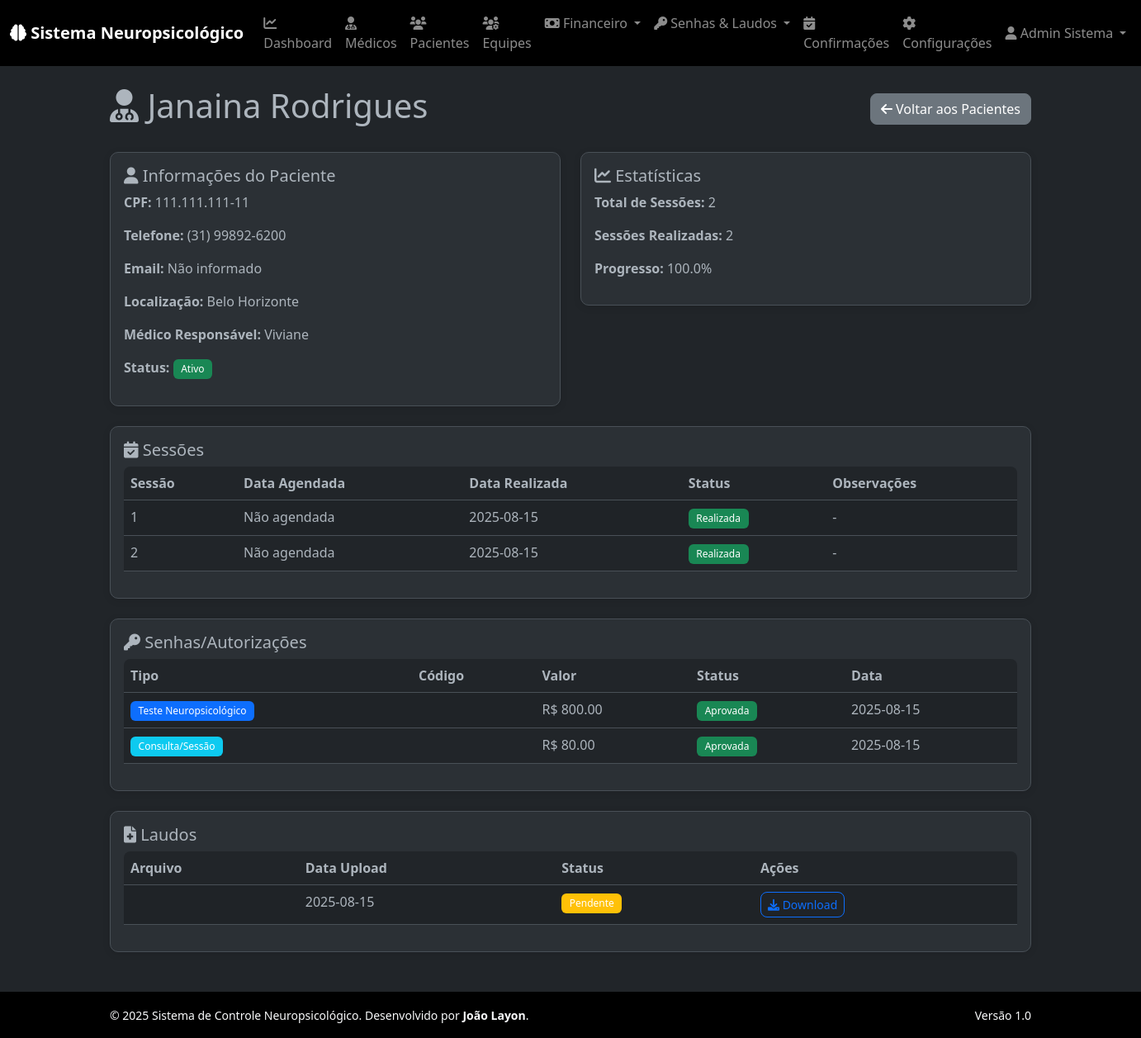
The page /admin/paciente/2/sessoes (signed in) on the database its author committed.
### tables this page shows
CREATE TABLE pacientes (
                id INTEGER PRIMARY KEY AUTOINCREMENT,
                nome TEXT NOT NULL,
                cpf TEXT UNIQUE NOT NULL,
                data_nascimento DATE,
                telefone TEXT,
                email TEXT,
                endereco TEXT,
                localizacao TEXT NOT NULL,
                medico_id INTEGER,
                status TEXT DEFAULT 'ativo',
                data_criacao DATETIME DEFAULT CURRENT_TIMESTAMP,
                FOREIGN KEY (medico_id) REFERENCES medicos (id)
            );

CREATE TABLE medicos (
                id INTEGER PRIMARY KEY AUTOINCREMENT,
                nome TEXT NOT NULL,
                email TEXT UNIQUE NOT NULL,
                senha TEXT NOT NULL,
                tipo TEXT NOT NULL DEFAULT 'medico',
                equipe_id INTEGER,
                valor_sessao REAL DEFAULT 30.00,
                ativo INTEGER DEFAULT 1,
                data_criacao DATETIME DEFAULT CURRENT_TIMESTAMP,
                FOREIGN KEY (equipe_id) REFERENCES equipes (id)
            );

CREATE TABLE sessoes (
                id INTEGER PRIMARY KEY AUTOINCREMENT,
                paciente_id INTEGER NOT NULL,
                numero_sessao INTEGER NOT NULL,
                data_sessao DATE NOT NULL,
                observacoes TEXT,
                realizada INTEGER DEFAULT 0,
                data_criacao DATETIME DEFAULT CURRENT_TIMESTAMP,
                FOREIGN KEY (paciente_id) REFERENCES pacientes (id)
            );

CREATE TABLE senhas (
                id INTEGER PRIMARY KEY AUTOINCREMENT,
                paciente_id INTEGER NOT NULL,
                codigo TEXT NOT NULL,
                senha TEXT NOT NULL,
                tipo TEXT NOT NULL DEFAULT 'teste_neuropsicologico',
                valor REAL DEFAULT 800.00,
                ativo INTEGER DEFAULT 1,
                aprovada_admin INTEGER DEFAULT 0,
                data_aprovacao DATETIME,
                aprovada_por INTEGER,
                data_criacao DATETIME DEFAULT CURRENT_TIMESTAMP,
                FOREIGN KEY (paciente_id) REFERENCES pacientes (id),
                FOREIGN KEY (aprovada_por) REFERENCES medicos (id)
            );

CREATE TABLE laudos (
                id INTEGER PRIMARY KEY AUTOINCREMENT,
                paciente_id INTEGER NOT NULL,
                arquivo TEXT NOT NULL,
                descricao TEXT,
                liberado_entrega INTEGER DEFAULT 0,
                data_upload DATETIME DEFAULT CURRENT_TIMESTAMP,
                data_liberacao DATETIME,
                FOREIGN KEY (paciente_id) REFERENCES pacientes (id)
            );

### routes/admin.py (the view)
@admin_bp.route('/paciente/<int:paciente_id>/sessoes')
@admin_required
def paciente_sessoes(paciente_id):
    try:
        with get_db_connection() as conn:
            cursor = conn.cursor()
            cursor.execute('''
                SELECT p.*, m.nome as medico_nome,
                       COUNT(s.id) as total_sessoes,
                       COUNT(CASE WHEN s.realizada = 1 THEN 1 END) as sessoes_realizadas
                FROM pacientes p
                LEFT JOIN medicos m ON p.medico_id = m.id
                LEFT JOIN sessoes s ON p.id = s.paciente_id
                WHERE p.id = ?
                GROUP BY p.id
            ''', (paciente_id,))
            paciente = cursor.fetchone()
            if not paciente:
                flash('Paciente não encontrado', 'error')
                return redirect(url_for('admin.pacientes'))
            cursor.execute('''
                SELECT s.* FROM sessoes s
                WHERE s.paciente_id = ?
                ORDER BY s.numero_sessao
            ''', (paciente_id,))
            from sql_utils import rows_to_dicts, row_to_dict
            sessoes = rows_to_dicts(cursor.fetchall())
            todas_sessoes_completas = sessoes and len(sessoes) >= 4 and all(s.get('realizada', False) for s in sessoes if s)
            cursor.execute('''
                SELECT l.* FROM laudos l
                WHERE l.paciente_id = ?
                ORDER BY l.data_upload DESC
            ''', (paciente_id,))
            laudos = rows_to_dicts(cursor.fetchall())
            cursor.execute('''
                SELECT * FROM senhas
                WHERE paciente_id = ? AND ativo = 1
                ORDER BY
                    CASE
                        WHEN tipo = 'teste_neuropsicologico' THEN 1
                        WHEN tipo = 'consulta_sessao' THEN 2
                        ELSE 3
                    END, data_criacao DESC
            ''', (paciente_id,))
            senhas_paciente = rows_to_dicts(cursor.fetchall())
            return render_template('admin/paciente_sessoes.html',
                                 paciente=row_to_dict(paciente),
                                 sessoes=sessoes,
                                 laudos=laudos,
                                 senhas_paciente=senhas_paciente,
                                 todas_sessoes_completas=todas_sessoes_completas)
    except Exception as e:
        logging.error(f"Admin paciente sessoes error: {e}")
        flash('Erro ao carregar sessões do paciente', 'error')
        return redirect(url_for('admin.pacientes'))

### app.py (called while the page is built)
@app.context_processor
def inject_user():
    user_theme = 'dark'  # default
    if 'user_id' in session:
        try:
            from database import get_db_connection
            with get_db_connection() as conn:
                cursor = conn.cursor()
                cursor.execute('SELECT tema FROM preferencias_usuario WHERE user_id = ?', (session['user_id'],))
                pref = cursor.fetchone()
                user_theme = pref['tema'] if pref else 'dark'
        except Exception as e:
            logging.warning(f"Could not load user theme preference: {e}")
            pass
    return {
        'user_id': session.get('user_id'),
        'user_type': session.get('user_type'),
        'user_name': session.get('user_name'),
        'equipe_id': session.get('equipe_id'),
        'user_theme': user_theme
    }

### auth.py (called while the page is built)
def admin_required(f):
    from functools import wraps
    @wraps(f)
    def decorated_function(*args, **kwargs):
        if 'user_id' not in session or session.get('user_type') != 'admin':
            flash('Acesso negado. Login como administrador necessário.', 'error')
            return redirect(url_for('auth.login'))
        return f(*args, **kwargs)
    return decorated_function

### database.py (called while the page is built)
@contextmanager
def get_db_connection():
    conn = None
    try:
        conn = sqlite3.connect(DATABASE_PATH)
        conn.row_factory = sqlite3.Row  # This allows dict-like access to rows
        yield conn
    except Exception as e:
        if conn:
            conn.rollback()
        logging.error(f"Database error: {e}")
        raise
    finally:
        if conn:
            conn.close()

### sql_utils.py (called while the page is built)
def row_to_dict(row):
    if row is None:
        return None
    result = {}
    for key in row.keys():
        value = row[key]
        if isinstance(value, (int, float, str, bool)) or value is None:
            result[key] = value
        else:
            result[key] = str(value)
    return result

def rows_to_dicts(rows):
    if rows is None:
        return []
    return [row_to_dict(row) for row in rows if row is not None]

### templates/admin/paciente_sessoes.html (shortened to what this page needs)
{% extends "base.html" %}
{% block content %}
<div class="container">
    <div class="d-flex justify-content-between align-items-center mb-4">
        <h1><i class="fas fa-user-md"></i> {{ paciente.nome }}</h1>
        <a href="{{ url_for('admin.pacientes') }}" class="btn btn-secondary">
            <i class="fas fa-arrow-left"></i> Voltar aos Pacientes
        </a>
    </div>
    <div class="row mb-4">
        <div class="col-md-6">
            <div class="card">
                <div class="card-body">
                    <h5 class="card-title"><i class="fas fa-user"></i> Informações do Paciente</h5>
                    <p><strong>CPF:</strong> {{ paciente.cpf }}</p>
                    <p><strong>Telefone:</strong> {{ paciente.telefone or 'Não informado' }}</p>
                    <p><strong>Email:</strong> {{ paciente.email or 'Não informado' }}</p>
                    <p><strong>Localização:</strong> {{ paciente.localizacao }}</p>
                    <p><strong>Médico Responsável:</strong> {{ paciente.medico_nome or 'Sem médico' }}</p>
                    <p><strong>Status:</strong>
                        <span class="badge bg-{{ 'success' if paciente.status == 'ativo' else 'secondary' }}">
                            {{ paciente.status.title() }}
                        </span>
                    </p>
                </div>
            </div>
        </div>
        <div class="col-md-6">
            <div class="card">
                <div class="card-body">
                    <h5 class="card-title"><i class="fas fa-chart-line"></i> Estatísticas</h5>
                    <p><strong>Total de Sessões:</strong> {{ paciente.total_sessoes }}</p>
                    <p><strong>Sessões Realizadas:</strong> {{ paciente.sessoes_realizadas }}</p>
                    <p><strong>Progresso:</strong>
                        {% if paciente.total_sessoes > 0 %}
                            {{ "%.1f"|format((paciente.sessoes_realizadas / paciente.total_sessoes) * 100) }}%
                        {% else %}
                            0%
                        {% endif %}
                    </p>
                </div>
            </div>
        </div>
    </div>
    <div class="card mb-4">
        <div class="card-body">
            <h5 class="card-title"><i class="fas fa-calendar-check"></i> Sessões</h5>
            {% if sessoes %}
                <div class="table-responsive">
                    <table class="table table-striped">
                        <thead>
                            <tr>
                                <th>Sessão</th>
                                <th>Data Agendada</th>
                                <th>Data Realizada</th>
                                <th>Status</th>
                                <th>Observações</th>
                            </tr>
                        </thead>
                        <tbody>
                            {% for sessao in sessoes %}
                            <tr>
                                <td>{{ sessao.numero_sessao }}</td>
                                <td>{{ sessao.data_agendada[:10] if sessao.data_agendada else 'Não agendada' }}</td>
                                <td>{{ sessao.data_sessao[:10] if sessao.data_sessao else '-' }}</td>
                                <td>
                                    <span class="badge bg-{{ 'success' if sessao.realizada else 'warning' }}">
                                        {{ 'Realizada' if sessao.realizada else 'Pendente' }}
                                    </span>
                                </td>
                                <td>{{ sessao.observacoes or '-' }}</td>
                            </tr>
                            {% endfor %}
                        </tbody>
                    </table>
                </div>
            {% else %}
                <div class="alert alert-info">
                    <i class="fas fa-info-circle"></i> Nenhuma sessão agendada para este paciente.
                </div>
            {% endif %}
        </div>
    </div>
    {% if senhas_paciente %}
    <div class="card mb-4">
        <div class="card-body">
            <h5 class="card-title"><i class="fas fa-key"></i> Senhas/Autorizações</h5>
            <div class="table-responsive">
                <table class="table table-striped">
                    <thead>
                        <tr>
                            <th>Tipo</th>
                            <th>Código</th>
                            <th>Valor</th>
                            <th>Status</th>
                            <th>Data</th>
                        </tr>
                    </thead>
                    <tbody>
                        {% for senha in senhas_paciente %}
                        <tr>
                            <td>
                                {% if senha.tipo == 'teste_neuropsicologico' %}
                                    <span class="badge bg-primary">Teste Neuropsicológico</span>
                                {% elif senha.tipo == 'consulta_sessao' %}
                                    <span class="badge bg-info">Consulta/Sessão</span>
                                {% else %}
                                    <span class="badge bg-secondary">{{ senha.tipo.title() }}</span>
                                {% endif %}
                            </td>
                            <td>{{ senha.codigo }}</td>
                            <td>R$ {{ "%.2f"|format(senha.valor) }}</td>
                            <td>
                                <span class="badge bg-{{ 'success' if senha.aprovada_admin else 'warning' }}">
                                    {{ 'Aprovada' if senha.aprovada_admin else 'Pendente' }}
                                </span>
                            </td>
                            <td>{{ senha.data_criacao[:10] if senha.data_criacao else '-' }}</td>
                        </tr>
                        {% endfor %}
                    </tbody>
                </table>
            </div>
        </div>
    </div>
    {% endif %}
    {% if laudos %}
    <div class="card">
        <div class="card-body">
            <h5 class="card-title"><i class="fas fa-file-medical"></i> Laudos</h5>
            <div class="table-responsive">
                <table class="table table-striped">
                    <thead>
                        <tr>
                            <th>Arquivo</th>
                            <th>Data Upload</th>
                            <th>Status</th>
                            <th>Ações</th>
                        </tr>
                    </thead>
                    <tbody>
                        {% for laudo in laudos %}
                        <tr>
                            <td>{{ laudo.nome_arquivo }}</td>
                            <td>{{ laudo.data_upload[:10] if laudo.data_upload else '-' }}</td>
                            <td>
                                <span class="badge bg-{{ 'success' if laudo.liberado else 'warning' }}">
                                    {{ 'Liberado' if laudo.liberado else 'Pendente' }}
                                </span>
                            </td>
                            <td>
                                <a href="{{ url_for('admin.download_laudo', laudo_id=laudo.id) }}" class="btn btn-sm btn-outline-primary">
                                    <i class="fas fa-download"></i> Download
                                </a>
                            </td>
                        </tr>
                        {% endfor %}
                    </tbody>
                </table>
            </div>
        </div>
    </div>
    {% endif %}
</div>
{% endblock %}

### static/css/themes.css (style rules this page uses)
[data-bs-theme="dark"] { --bs-bg-opacity: 1; color: #adb5bd; background-color: #212529; }
[data-bs-theme="dark"] .card { background-color: #2b3035; border-color: #495057; }
body, .card, .navbar, .table, .alert, .btn, .form-control, .form-select { transition: background-color 0.3s ease, color 0.3s ease, border-color 0.3s ease; }
.btn { border-radius: 0.375rem; }
.table th { font-weight: 600; }
.badge { font-weight: 500; }

### static/css/styles.css (style rules this page uses)
body { font-family: 'Segoe UI', Tahoma, Geneva, Verdana, sans-serif; }
.card { border-radius: 10px; box-shadow: 0 2px 10px rgba(0, 0, 0, 0.1); transition: transform 0.2s ease, box-shadow 0.2s ease; }
.btn { border-radius: 8px; font-weight: 500; transition: all 0.3s ease; }
.table th { font-weight: 600; border-top: none; }
.table-responsive { border-radius: 8px; overflow: hidden; }
.badge { font-weight: 500; padding: 0.5em 0.8em; }

### rows shown on the page
pacientes: nome "Janaina Rodrigues", cpf "111.111.111-11", telefone "(31) 99892-6200", localizacao "Belo Horizonte", status "Ativo"
medicos: nome "Viviane"
sessoes: numero_sessao "1", data_agendada "Não agendada", data_sessao "2025-08-15", realizada "Realizada", observacoes "-"
sessoes: numero_sessao "2", data_agendada "Não agendada", data_sessao "2025-08-15", realizada "Realizada", observacoes "-"
senhas: shows "Teste Neuropsicológico", valor "800.00", aprovada_admin "Aprovada", data_criacao "2025-08-15"
senhas: tipo "Consulta/Sessão", valor "80.00", aprovada_admin "Aprovada", data_criacao "2025-08-15"
laudos: data_upload "2025-08-15", liberado "Pendente"

### other values the page prints
{{ user_name }} "Admin Sistema"
{{ paciente.email or 'Não informado' }} "Não informado"
{{ paciente.total_sessoes }} "2"
{{ paciente.sessoes_realizadas }} "2"
